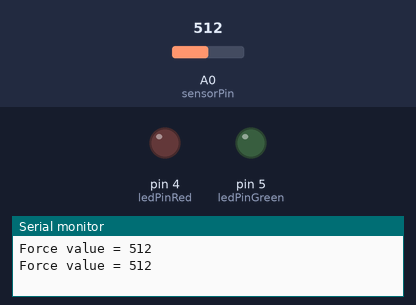
A sketch run on a simulated Arduino Uno, built with avr-gcc and run on an emulated ATmega328P. Parts: output pins drawn as LEDs (lit = HIGH), the last lines printed to the serial monitor. The inputs (shaded band) are chosen by the test bench; at power-on: A0 (sensorPin) = 512.

Above: at 3.8 s.
3.9 s: A0 (sensorPin) set to 882
7.8 s: A0 (sensorPin) set to 911
At 9.5 s:
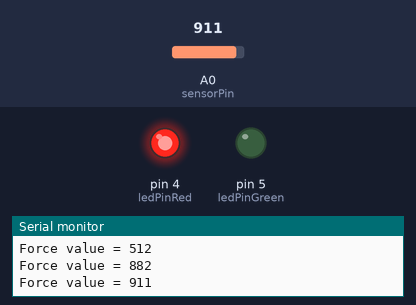
11.7 s: A0 (sensorPin) set to 0
At 13.0 s:
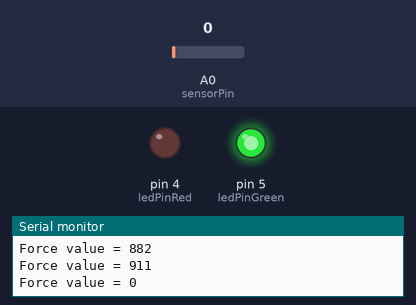
15.6 s: A0 (sensorPin) set to 910
At 18.8 s:
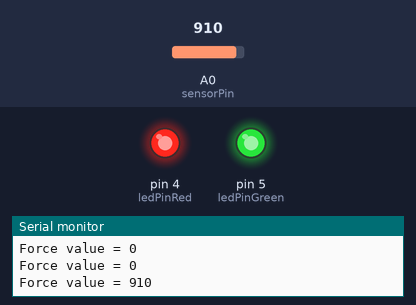
19.5 s: A0 (sensorPin) set to 900
At 22.3 s:
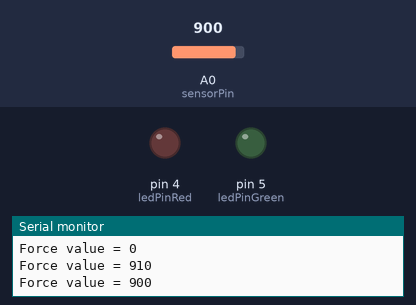
23.4 s: A0 (sensorPin) set to 1023
At 24.6 s:
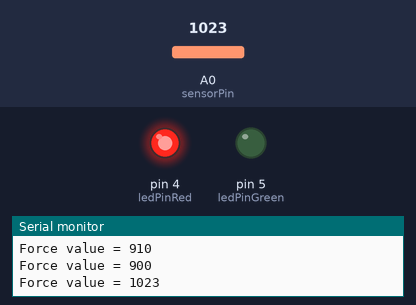
Timing chart, 0 to 26.4 s (numbered marks = the images above; inputs shaded):
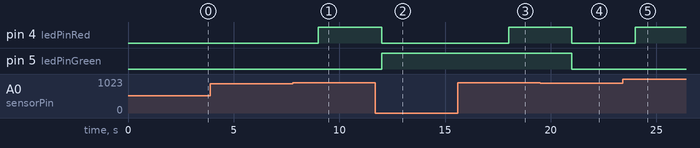

Measured:
- the behaviour switches between 900 and 901 on A0 (sensorPin) (found by bisection; images 0 and 1)
- after the input at 7.8 s, pin 4 (ledPinRed): LOW → HIGH after 1.2 s
- after the input at 11.7 s, pin 4 (ledPinRed): HIGH → LOW after 0.30 s; pin 5 (ledPinGreen): LOW → HIGH after 0.30 s
- after the input at 15.6 s, pin 4 (ledPinRed): LOW → HIGH after 2.4 s
- after the input at 19.5 s, pin 4 (ledPinRed), pin 5 (ledPinGreen): HIGH → LOW after 1.5 s
- after the input at 23.4 s, pin 4 (ledPinRed): LOW → HIGH after 0.60 s

The sketch:

PPP_rotatingLight03.ino
```cpp
int sensorPin = A0;
int ledPinGreen = 5;
int ledPinRed = 4;
int sensorValue = 0;

void setup()
{
  Serial.begin(9600);
  pinMode(ledPinGreen, OUTPUT);
  pinMode(ledPinRed, OUTPUT);

}

void loop(){

  sensorValue = analogRead(sensorPin);
  Serial.print("Force value = ");
  Serial.println(sensorValue);


  if (sensorValue > 900) {
    digitalWrite(ledPinRed, HIGH);
    delay(3000);

  }

  else {
    digitalWrite(ledPinRed, LOW);

  if(sensorValue == 0){
    digitalWrite(ledPinGreen, HIGH);
  }
  else digitalWrite(ledPinGreen, LOW);
       delay(3000);


}

}


  
```
